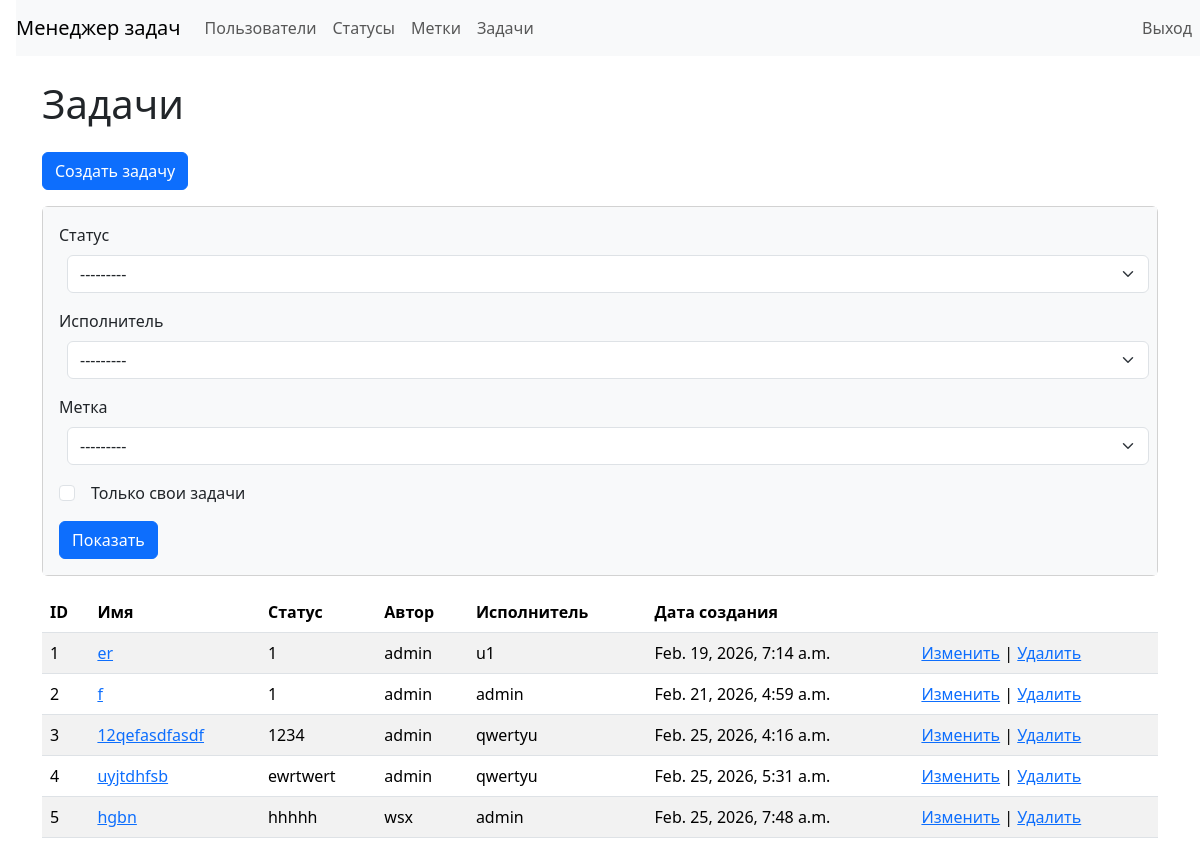
Page /tasks/ (signed in) on the committed database.
### src/task_manager/models.py (models this page shows, shortened)
class Task(models.Model):
    name = models.CharField(max_length=255, verbose_name='Имя')
    description = models.TextField(blank=True, verbose_name='Описание')
    status = models.ForeignKey(
        Status,
        on_delete=models.PROTECT,
        verbose_name='Статус',
    )
    author = models.ForeignKey(
        settings.AUTH_USER_MODEL,
        on_delete=models.PROTECT,
        related_name='created_tasks',
        verbose_name='Автор',
    )
    executor = models.ForeignKey(
        settings.AUTH_USER_MODEL,
        on_delete=models.PROTECT,
        related_name='executed_tasks',
        null=True,
        blank=True,
        verbose_name='Исполнитель',
    )
    labels = models.ManyToManyField(
        Label,
        blank=True,
        related_name='tasks',
        verbose_name='Метки')
    created_at = models.DateTimeField(
        auto_now_add=True,
        verbose_name='Дата создания',
    )

class Status(models.Model):
    name = models.CharField(max_length=255, unique=True, verbose_name='Имя')
    created_at = models.DateTimeField(auto_now_add=True, verbose_name='Дата создания')
    def __str__(self) -> str:
        return self.name

### src/task_manager/views/tasks.py (the view)
# urls.py: path('tasks/', TaskListView.as_view(), name='tasks_list'),
class TaskListView(LoginRequiredMixin, FilterView):
    model = Task
    template_name = "tasks/list.html"
    context_object_name = "tasks"
    filterset_class = TaskFilter
    queryset = (
        Task.objects.select_related("status", "author", "executor")
        .prefetch_related("labels")
        .order_by("id")
    )

### src/task_manager/models.py (called while the page is built)
    def __str__(self) -> str:
        return self.name

### src/templates/tasks/list.html
{% extends "layouts/base.html" %}
{% block content %}
<h1 class="my-4">Задачи</h1>
<a class="btn btn-primary mb-3" href="{% url 'task_create' %}" role="button">Создать задачу</a>
<div class="card mb-3">
    <div class="card-body bg-light">
        <form class="form-inline center" method="get">
            <div class="mb-3">
                <label class="form-label" for="{{ filter.form.status.id_for_label }}">Статус</label>
                {{ filter.form.status }}
            </div>
            <div class="mb-3">
                <label class="form-label" for="{{ filter.form.executor.id_for_label }}">Исполнитель</label>
                {{ filter.form.executor }}
            </div>
            <div class="mb-3">
                <label class="form-label" for="{{ filter.form.label.id_for_label }}">Метка</label>
                {{ filter.form.label }}
            </div>
            <div class="mb-3">
                <div class="form-check">
                    {{ filter.form.self_tasks }}
                    <label class="form-check-label" for="{{ filter.form.self_tasks.id_for_label }}">Только свои
                        задачи</label>
                </div>
            </div>
            <input class="btn btn-primary" type="submit" value="Показать">
        </form>
    </div>
</div>
<table class="table table-striped">
    <thead>
        <tr>
            <th>ID</th>
            <th>Имя</th>
            <th>Статус</th>
            <th>Автор</th>
            <th>Исполнитель</th>
            <th>Дата создания</th>
            <th></th>
        </tr>
    </thead>
    <tbody>
        {% for task in tasks %}
        <tr>
            <td>{{ task.id }}</td>
            <td><a href="{% url 'task_show' task.id %}">{{ task.name }}</a></td>
            <td>{{ task.status }}</td>
            <td>{{ task.author }}</td>
            <td>{{ task.executor|default:"—" }}</td>
            <td>{{ task.created_at }}</td>
            <td>
                <a href="{% url 'task_update' task.id %}">Изменить</a>
                |
                <a href="{% url 'task_delete' task.id %}">Удалить</a>
            </td>
        </tr>
        {% empty %}
        <tr>
            <td colspan="7">Нет задач</td>
        </tr>
        {% endfor %}
    </tbody>
</table>
{% endblock %}

### rows in the picture
Task: id "1", name "er", status "1", author "admin", executor "u1", created_at "Feb. 19, 2026, 7:14 a.m."
Task: id "2", name "f", status "1", author "admin", executor "admin", created_at "Feb. 21, 2026, 4:59 a.m."
Task: id "3", name "12qefasdfasdf", status "1234", author "admin", executor "qwertyu", created_at "Feb. 25, 2026, 4:16 a.m."
Task: id "4", name "uyjtdhfsb", status "ewrtwert", author "admin", executor "qwertyu", created_at "Feb. 25, 2026, 5:31 a.m."
Task: id "5", name "hgbn", status "hhhhh", author "wsx", executor "admin", created_at "Feb. 25, 2026, 7:48 a.m."
